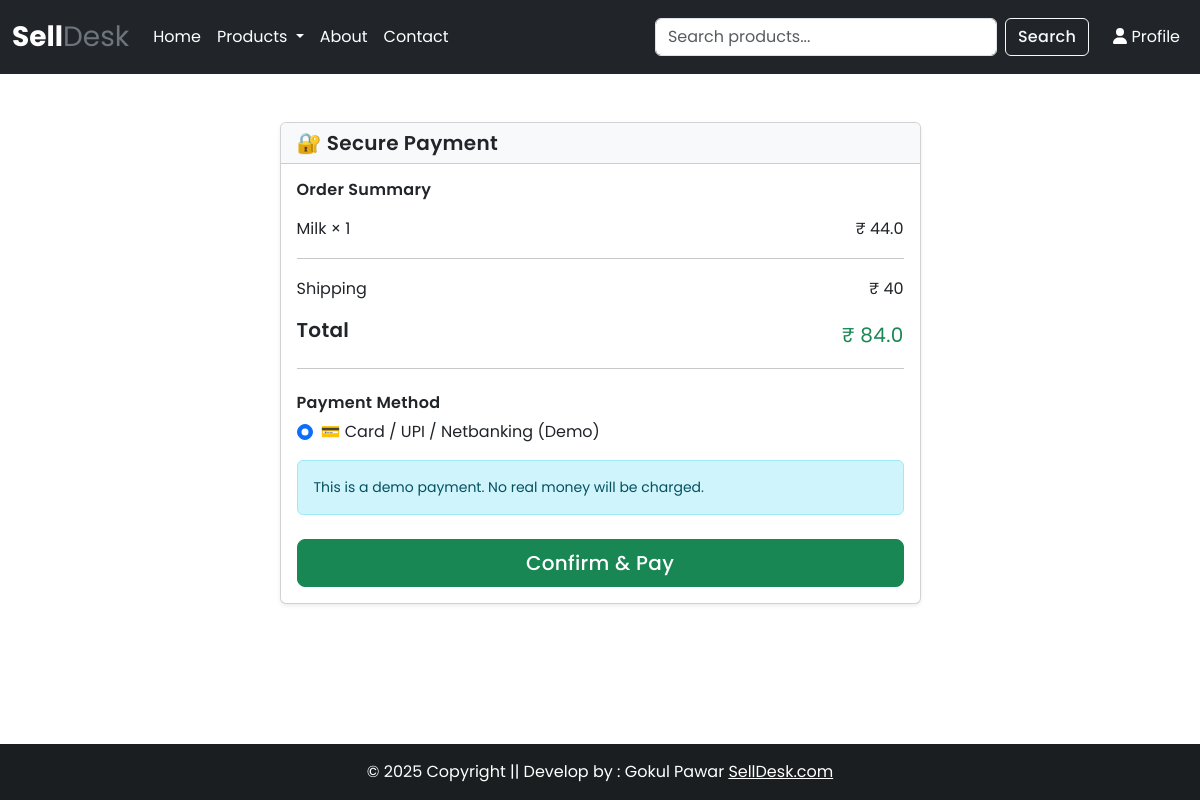
The app's page /payment/ (signed in) with its own data.
### app/models.py (models this page shows, shortened)
class Cart(models.Model):
    user = models.ForeignKey(User, on_delete=models.CASCADE)
    product = models.ForeignKey(Product, on_delete=models.CASCADE)
    quantity = models.PositiveIntegerField(default=1)
    class Meta:
        constraints = [
            models.UniqueConstraint(
                fields=['user', 'product'],
                name='unique_user_product_cart'
            )
        ]
    @property
    def total_cost(self):
        return self.quantity * self.product.discounted_price

class Product(models.Model):
    category = models.CharField(
        max_length=2,
        choices=CATEGORY_CHOICES
    )
    subcategory = models.CharField(
        max_length=100,
        blank=True,
        null=True,
        help_text="Example: Cow Milk, Buffalo Milk"
    )
    title = models.CharField(max_length=200)
    selling_price = models.FloatField()
    discounted_price = models.FloatField()
    product_image = models.ImageField(
        upload_to='product'
    )
    description = models.TextField(
        blank=True,
        help_text="Detailed product description"
    )
    composition = models.CharField(
        max_length=255,
        blank=True,
        help_text="Example: 100% Cow Milk"
    )
    prodapp = models.CharField(
        max_length=255,
        blank=True,
        verbose_name="Product Application",
        help_text="Example: Tea, Coffee, Daily Consumption"
    )

### app/views.py (the view)
# urls.py: path('payment/', views.payment, name='payment'),
@login_required(login_url='login')
def payment(request):
    cart = Cart.objects.filter(user=request.user)
    if not cart.exists():
        messages.warning(request, 'Your cart is empty.')
        return redirect('home')
    amount = sum(item.total_cost for item in cart)
    shipping_amount = 40
    totalamount = amount + shipping_amount
    return render(request, 'app/payment.html', {
        'cart': cart,
        'amount': amount,
        'shipping_amount': shipping_amount,
        'totalamount': totalamount
    })

### app/templates/app/payment.html (shortened to what this page needs)
{% extends "app/base.html" %}
{% block main-content %}
<div class="container my-5">
  <div class="row justify-content-center">
    <div class="col-md-7">
      <div class="card shadow-sm">
        <div class="card-header bg-light">
          <h5 class="mb-0">🔐 Secure Payment</h5>
        </div>
        <div class="card-body">
          <h6 class="mb-3">Order Summary</h6>
          {% for item in cart %}
            <p class="d-flex justify-content-between">
              {{ item.product.title }} × {{ item.quantity }}
              <span>₹ {{ item.total_cost }}</span>
            </p>
          {% endfor %}
          <hr>
          <p class="d-flex justify-content-between">
            Shipping <span>₹ 40</span>
          </p>
          <h5 class="d-flex justify-content-between">
            Total <span class="text-success">₹ {{ totalamount }}</span>
          </h5>
          <hr>
          <h6 class="mt-4">Payment Method</h6>
          <div class="form-check">
            <input class="form-check-input" type="radio" checked>
            <label class="form-check-label">
              💳 Card / UPI / Netbanking (Demo)
            </label>
          </div>
          <div class="alert alert-info mt-3 small">
            This is a demo payment. No real money will be charged.
          </div>
          <div class="d-grid mt-4">
            <form method="post" action="{% url 'place_order' %}">
              <button type="submit" class="btn btn-success btn-lg w-100">
                Confirm & Pay
              </button>
            </form>
          </div>
        </div>
      </div>
    </div>
  </div>
</div>
{% endblock %}

### app/static/app/css/style.css (style rules this page uses)
* { font-family: 'Poppins', system-ui, -apple-system, BlinkMacSystemFont, 'Segoe UI', Roboto, 'Helvetica Neue', Arial, sans-serif; }
h1, h2, h3, h4, h5, h6 { font-weight: 600; letter-spacing: 0.3px; }
p, li, span, small { font-weight: 400; line-height: 1.7; }
.btn { font-weight: 500; letter-spacing: 0.3px; }

### records on screen
Cart: product "Milk", quantity "1", total_cost "44.0"

### other values on screen
{{ totalamount }} "84.0"
